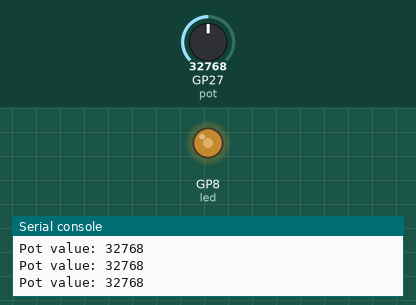
This program was run on a simulated Raspberry Pi Pico running MicroPython. Shown: output pins drawn as LEDs (lit = HIGH), the last lines printed to the serial console. Inputs (shaded band) come from the test bench; at power-on: GP27 (pot) = 32768 (analog values on the 0–65535 scale).

Above: at 1.2 s.
1.3 s: GP27 (pot) set to 45874
At 1.6 s:
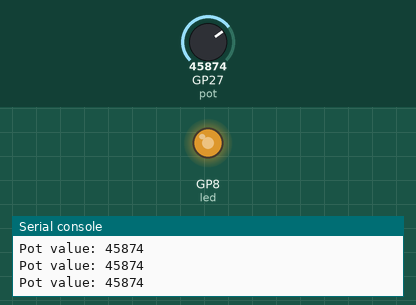
2.8 s: GP27 (pot) set to 57670
At 4.0 s:
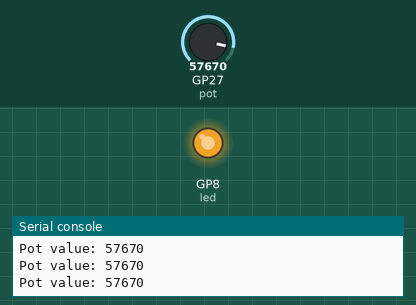
4.3 s: GP27 (pot) set to 7864
At 5.4 s:
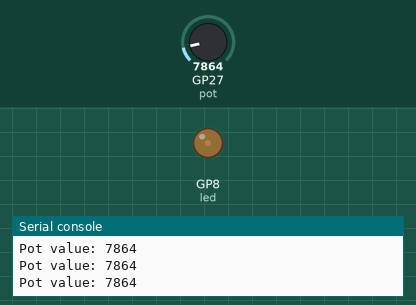
5.8 s: GP27 (pot) set to 0
At 6.7 s:
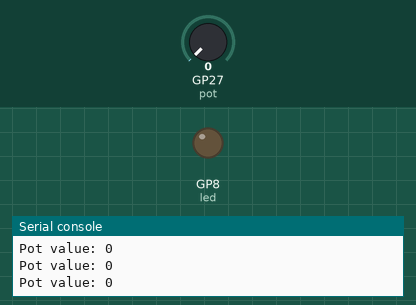
Timing chart, 0 to 8.3 s (numbered marks = the images above; inputs shaded):
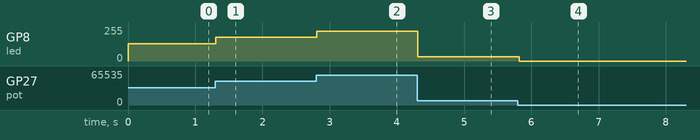

Measured:
- after the input at 1.3 s, GP8 (led): 128/255 → 178/255 at once
- after the input at 2.8 s, GP8 (led): 178/255 → 224/255 at once
- after the input at 4.3 s, GP8 (led): 224/255 → 31/255 at once
- after the input at 5.8 s, GP8 (led): 31/255 → 0/255 at once

The program:

POT_LED_Demo.py
```python
''' Demo Code to test onboard Potentiometer and LED '''

from machine import Pin, ADC, PWM
import time

# Setup
'''
Potentiometer on ADC1 (GPIO27) - Pico RP2040,
Change GPIO pin for ESP32 micro S3, S2, C3 and C6
For Reference ADC pins checkout pinout details =>
https://github.com/sbcshop/MicroFlex_MCU_Software/tree/main#pinout-and-interfacing-details
'''
pot = ADC(Pin(27))  		# ADC1 - GP27 for Pico, ADC1_CH0 - GP1 for ESP32 S3 Micro similarly change for others

# Setup LED on GPIO8 using PWM
led = PWM(Pin(8))
led.freq(1000)  # Set frequency to 1kHz

while True:
    pot_value = pot.read_u16()  # Read 16-bit analog value (0–65535)
    duty = int(pot_value / 256)  # Scale down to 0–255 for PWM duty
    led.duty_u16(pot_value)      # Directly use the full range for smoother brightness
    print("Pot value:", pot_value)
    time.sleep(0.1)
```
